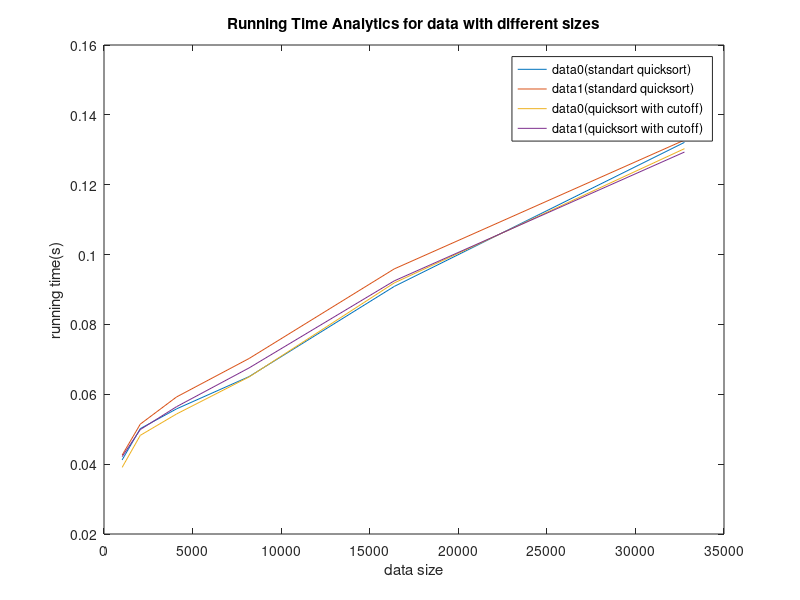

This chart was generated by the following MATLAB code:
x = [1024 2048 4096 8192 16384 32768];
y1 = [3061 6133 12277 24565 49141 98293];   %data0
y2 = [46768 169081 660673 2576322 9950984 39442505];    %data1
% plot(x, y1);
% hold on;
% plot(x, y2);
% legend('data0','data1');
% title('Comparison Times Analytics for data with different sizes (shellsort)');
% xlabel('data size');
% ylabel('comparison times');

% y3 = [264541 1027236 4183804 16928767 66641183 267933908];  %Q2
% plot(x,y3);
% title('KendallTau Distance Analytics for data0 and data1');
% xlabel('data size');
% ylabel('KendallTau Distance');


% y3 = [5120 11264 24576 53248 114688 245760];    %data0 for normal mergesort
% y4 = [8954 19934 43944 96074 208695 450132];    %data1 for normal mergesort
% y5 = [5120 11264 24576 53248 114688 245760];      %data0 for bottom-up mergesort
% y6 = [8954 19934 43944 96074 208695 450132];      %data1 for bottom-up mergesort
% plot(x, y3);
% hold on;
% plot(x, y4);
% hold on;
% plot(x, y5);
% hold on;
% plot(x, y6);
% title('Comparison Times Analytics for data with different sizes (MergeSort)');
% legend('data0(top-down)','data1(top-down)','data0(bottom-up)','data1(bottom-up)');
% xlabel('data size');
% ylabel('comparison times');

% y3 = [0.056199253 0.053171133 0.062958733 0.066349748 0.116490186 0.137388397];    %data0 for mergesort
% y4 = [0.047483532 0.056982877 0.061799751 0.076648004 0.122750488 0.167842237];    %data1 for mergesort
y5 = [0.041215384 0.05016515 0.05582772 0.065063961 0.090875409 0.132121892];      %data0 for quicksort
y6 = [0.042566147 0.051457679 0.059239018 0.070251248 0.095896717 0.132780691];      %data1 for quicksort
y7 = [0.039066926 0.048242721 0.054362891 0.064968586 0.091881612 0.130320056];
y8 = [0.042149585 0.049904338 0.056453608 0.067555592 0.092467495 0.129352545];
plot(x, y5);
hold on;
plot(x, y6);
hold on;
plot(x, y7);
hold on;
plot(x, y8);
title('Running Time Analytics for data with different sizes');
legend('data0(standart quicksort)','data1(standard quicksort)','data0(quicksort with cutoff)','data1(quicksort with cutoff)');
xlabel('data size');
ylabel('running time(s)');





